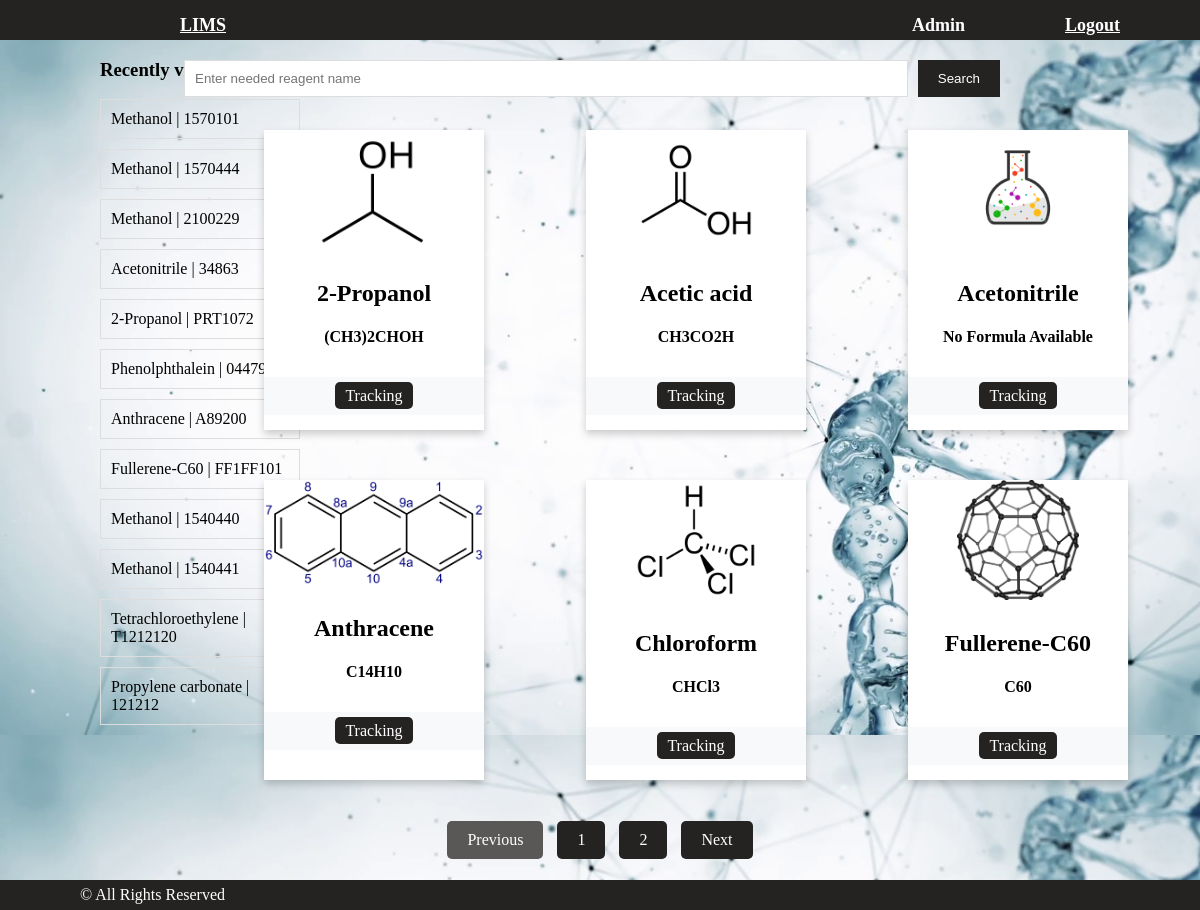
/main/ (signed in), run on the app's committed database.
### users/models.py (models this page shows)
class User(AbstractUser):
    image = models.ImageField(upload_to='users_images', blank=True)
    position = models.CharField(blank=True, max_length=50)

### main/models.py (models this page shows, shortened)
class Batch(models.Model):
    batch_number = models.CharField(blank=False, max_length=10)
    reagent = models.ForeignKey('Reagent', on_delete=models.CASCADE)
    quantity = models.DecimalField(max_digits=10, decimal_places=2)
    units = models.CharField(max_length=10)

class Reagent(models.Model):
    name = models.CharField(blank=False, max_length=50)
    synonyms = models.CharField(blank=True, max_length=100)
    formula = models.CharField(blank=True, max_length=50)
    CAS = models.CharField(max_length=15)
    molecular_weight = models.DecimalField(max_digits=10, decimal_places=2)
    image = models.ImageField(blank=True, upload_to='uploads')
    def __str__(self):
        return self.name

### main/views.py (the view)
# urls.py: path('main/', main, name='main'),
def main(request, page=1):
    query = request.GET.get('q')
    if query:
        samples = Reagent.objects.filter(name__icontains=query)
        if samples.exists():
            sample = samples.first()
            context = {
                'title': 'LIMS - Inventory Management',
                'samples': [sample],
                'batcn_nums': Batch.objects.all(),
            }
            return render(request, 'main/main.html', context)
        else:
            context = {
                'title': 'LIMS - Inventory Management',
                'samples': [],
                'batcn_nums': Batch.objects.all(),
                'message': "Sorry, there are no matches for your search",
            }
            return render(request, 'main/main.html', context)
    else:
        samples = Reagent.objects.all().order_by('name')
        context = {
            'title': 'LIMS - Inventory Management',
            'samples': samples,
            'batcn_nums': Batch.objects.all(),
        }
        paginator = Paginator(samples, 6)
        samples_paginator = paginator.page(page)
        context.update({'samples':samples_paginator})
        return render(request, 'main/main.html', context)

### main/templates/main/main.html (shortened to what this page needs)
<!DOCTYPE html>
{% extends 'main/base.html' %}
{% load static %}
{% block css %}
    <link href="{% static 'css/main.css' %}" rel="stylesheet">
{% endblock %}
{% block content %}
    <div class="container-main">
        <div class="row">
            <div class="context-extrnl">
                <h3 class="my-4">Recently viewed</h3>
                <div class="list-group">
                    {% for batcn_num in batcn_nums %}
                        <a href="#" class="list-group-item"> {{ batcn_num.reagent }} | {{ batcn_num.batch_number }}</a>
                    {% endfor %}
                </div>
            </div>
            <form action="{% url 'main' %}" method="GET">
                <input type="text" name="q" placeholder="Enter needed reagent name">
                <button type="submit">Search</button>
            </form>
                <div class="context-1">
                    <div class="row">
                        {% if samples %}
                        {% for sample in samples %}
                            <div class="card-main">
                                <div class="card">
                                    {% if sample.image %}
                                    <img class="card-img" src="{{ sample.image.url }}" alt="">
                                    {% else %}
                                    <img class="card-img" src="/static/img/default_image.png" alt="">
                                    {% endif %}
                                    <div class="card-body">
                                        <h3 class="card-title"><h2>{{ sample.name }}</h2>
                                        <h4>{% if sample.formula %}
                                            {{ sample.formula }}
                                            {% else %}
                                            No Formula Available
                                            {% endif %}</h4>
                                    </div>
                                    <div class="card_footer">
                                        <a class="btn-success" href="{% url 'tracking' reagent_id=sample.id %}">Tracking</a>
                                    </div>
                                </div>
                            </div>
                        {% endfor %}
                    {% endif %}
                </div>
            </div>
        </div>
    </div>
    <nav aria-label="Page-navigation">
        <ul class="pagination">
            <li class="page-item {% if not samples.has_previous %} disabled {% endif %}">
                <a class="page-link"
                href="{% if samples.has_previous %} {% url 'page' samples.previous_page_number %} {% else %} # {% endif %}"
                tabindex="-1" aria-disabled="{% if not samples.has_previous %}true{% endif %}">
                    Previous
                </a>
            </li>
            {% for page in samples.paginator.page_range %}
                <li class="page-item">
                    <a class="page-link" href="{% url 'page' page %}">
                        {{ page }}
                    </a>
                </li>
            {% endfor %}
            <li class="page-item {% if not samples.has_next %} disabled {% endif %}">
                <a class="page-link"
                href="{% if samples.has_next %} {% url 'page' samples.next_page_number %} {% else %} # {% endif %}"
                aria-disabled="{% if not samples.has_next %}true{% endif %}">
                    Next
                </a>
            </li>
        </ul>
    </nav>
{% endblock %}

### main/templates/main/base.html (shortened to what this page needs)
<!DOCTYPE html>
{% load static %}
<html lang="en">
<head>
    <link href="{% static 'css/base.css' %}" rel="stylesheet">
    {% block css %}
    {% endblock %}
</head>
<body>
<nav class="navbar_main">
    <div class="container">
        <a class="navbar-brand" href="{% url 'index' %}">LIMS</a>
        <div class="navbar-collapse" id="navbarResponsive">
            <ul class="navbar-auth">
                {% if user.is_authenticated %}
                    <li class="nav-item">
                        <a class="nav-link">{{ user.username }}</a>
                    </li>
                    <li class="nav-item">
                        <a class="nav-link" href="{% url 'logout' %}">Logout</a>
                    </li>
                {% else %}
                    <li class="nav-item">
                        <a class="nav-link" href="{% url 'login' %}">Login <i class="fas fa-sign-in-alt"></i></a>
                    </li>
                {% endif %}
            </ul>
        </div>
    </div>
</nav>
{% block content %}
{% endblock %}
<footer class="footer">
    <div class="container">
        <p class="footer-text">&copy; All Rights Reserved </p>
    </div>
</footer>
</body>
</html>

### static/css/base.css (style rules this page uses)
.navbar_main { background-color: rgb(37, 34, 34); height: 40px; }
.container { display: flex; justify-content: space-between; align-items: center; padding: 10px 80px; height: 30px; }
.navbar-brand { color: white; font-size: 18px; font-weight: bold; padding-left: 100px; }
.navbar-collapse { display: flex; align-items: center; }
.navbar-auth { list-style-type: none; padding: 0; display: flex; }
.nav-item { margin-left: 100px; }
.nav-link { color: white; font-size: 18px; font-weight: bold; margin-top: 20px; }
.footer { text-align: center; background-color: rgb(37, 34, 34); position: fixed; bottom: 0; height: 30px; display: flex; justify-content: space-between; align-items: center; width: 100%; }
.footer-text { color: white; text-align: center; display: inline-block; }

### static/css/main.css (style rules this page uses)
body { margin: 0; padding: 0; background-image: url(/static/img/wallpaper_tracking.png); background-size:cover; }
.container-main { display: flex; flex-direction: column; align-items: flex-start; padding-left: 100px; }
.row { display: flex; flex-direction: row; align-items: flex-start; }
.context-extrnl { float: left; width: 200px; margin-right: 20px; }
.list-group a { display: block; color: #000; padding: 10px; text-decoration: none; border: 1px solid #ddd; margin-bottom: 10px; }
form { position: absolute; top: 60px; right: 0; display: flex; margin-bottom: 20px; margin-right: 200px; width: 68%; }
form input[type="text"] { flex-grow: 1; border: 1px solid #ddd; padding: 10px; margin-right: 10px; }
form button { padding: 10px 20px; border: none; background-color: rgb(37, 34, 34); color: #fff; cursor: pointer; }
.context-1 { position: absolute; right: 0; top: 130px; display: flex; flex-wrap: wrap; justify-content: flex-start; width: 78%; margin-left: 240px; padding-bottom: 100px; }
.context-1 .row { display: flex; flex-wrap: wrap; justify-content: flex-start; gap: 20px 30px; width: 1060px; }
.card-main { width: calc((100% / 3) - 20px); margin-bottom: 30px; }
.card { width: 220px; height: 300px; box-shadow: 0 4px 8px 0 rgba(0, 0, 0, 0.2); transition: 0.3s; background: #fff; }
.card-img { width: auto; height: auto; max-width: 100%; max-height: 40%; display: block; margin: auto; }
.card-body { padding: 10px; text-align: center; }
.card-title { font-size: 16px; margin-bottom: 10px; }
.card_footer { padding: 10px; background-color: #f8f9fa; text-align: center; }
.card_footer a { color: #fff; background-color: rgb(37, 34, 34); padding: 5px 10px; text-decoration: none; border-radius: 5px; }
nav[aria-label="Page-navigation"] { position: fixed; bottom: 15px; width: 100%; text-align: center; margin-top: 20px; }
.pagination { display: inline-block; list-style: none; padding: 0; padding-bottom: 20px; }
.page-item { display: inline; margin: 0 5px; }
.page-link { display: inline-block; padding: 10px 20px; color: #fff; background-color: rgb(37, 34, 34); border-radius: 5px; text-decoration: none; transition: background-color 0.3s; }
.page-item.disabled .page-link { pointer-events: none; color: #fff; background-color: rgb(90, 87, 87); }

### data on the page
User: username "Admin"
Batch: reagent "Methanol", batch_number "1570101"
Batch: reagent "Methanol", batch_number "1570444"
Batch: reagent "Methanol", batch_number "2100229"
Batch: reagent "Acetonitrile", batch_number "34863"
Batch: reagent "2-Propanol", batch_number "PRT1072"
Batch: reagent "Phenolphthalein", batch_number "04479"
Batch: reagent "Anthracene", batch_number "A89200"
Batch: reagent "Fullerene-C60", batch_number "FF1FF101"
Batch: reagent "Methanol", batch_number "1540440"
Batch: reagent "Methanol", batch_number "1540441"
Batch: reagent "Tetrachloroethylene", batch_number "T1212120"
Batch: reagent "Propylene carbonate", batch_number "121212"
Reagent: image (picture), name "2-Propanol", formula "(CH3)2CHOH"
Reagent: image (picture), name "Acetic acid", formula "CH3CO2H"
Reagent: name "Acetonitrile", formula "No Formula Available"
Reagent: image (picture), name "Anthracene", formula "C14H10"
Reagent: image (picture), name "Chloroform", formula "CHCl3"
Reagent: image (picture), name "Fullerene-C60", formula "C60"

### other printed values
{{ page }} "1" "2"
